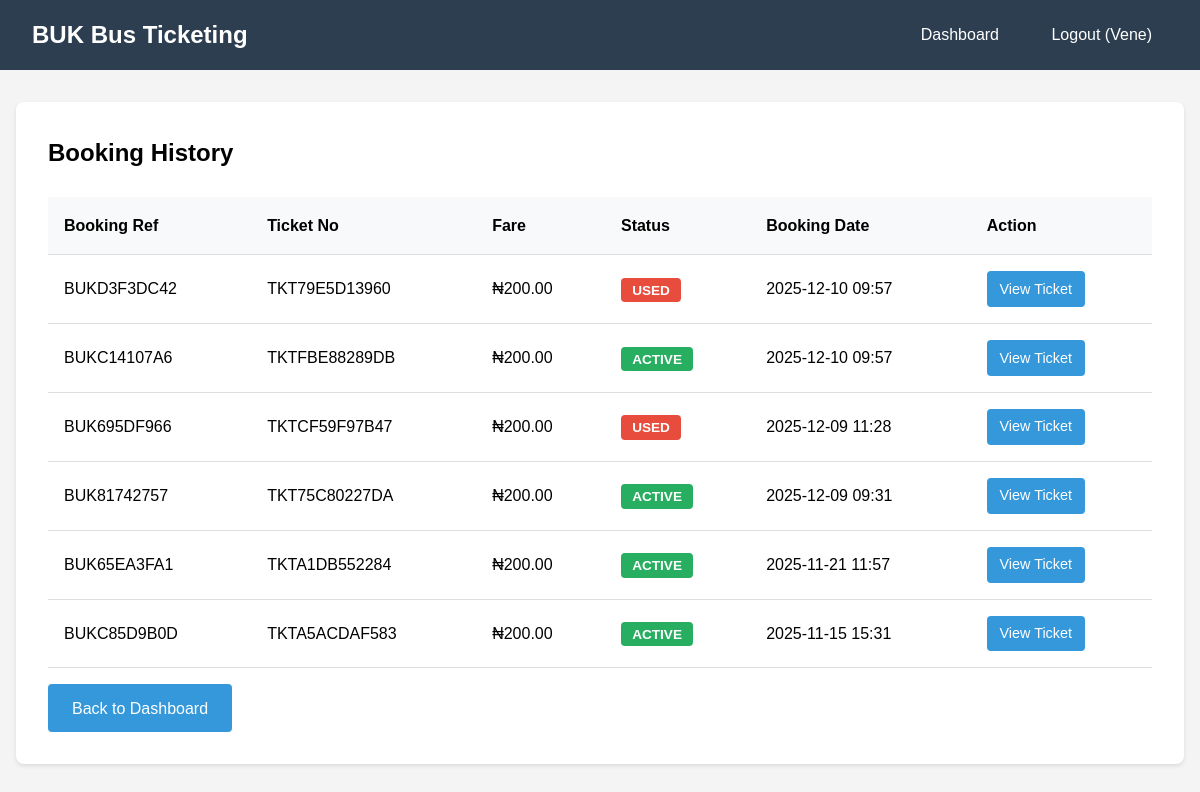
Before: /booking/history/ (signed in) with the older database file.
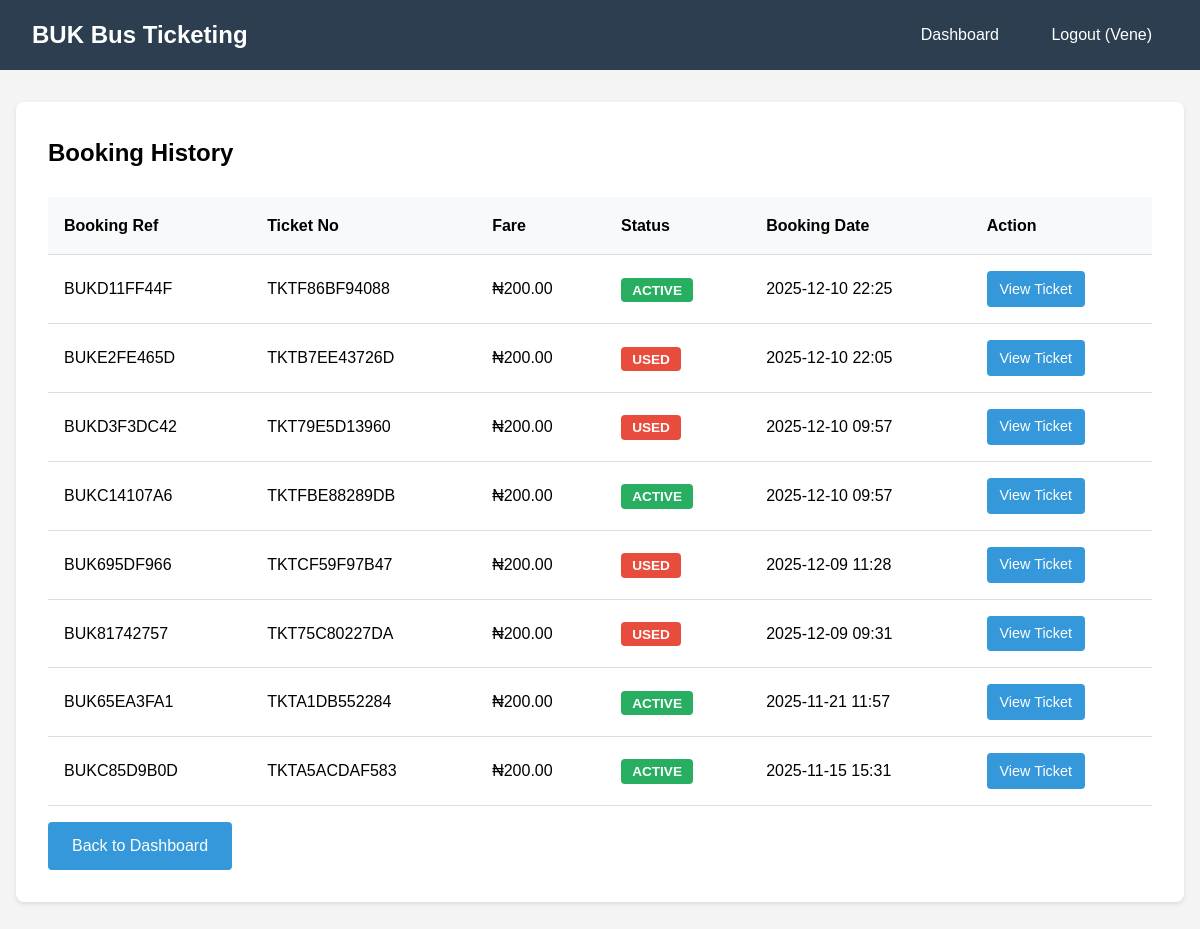
After: the same page with the newer database file.
### tickets/models.py (models this page shows, shortened)
class Booking(models.Model):
    STATUS_CHOICES = (
        ('ACTIVE', 'Active'),
        ('USED', 'Used'),
        ('EXPIRED', 'Expired'),
    )
    user = models.ForeignKey(User, on_delete=models.CASCADE, related_name='bookings')
    booking_reference = models.CharField(max_length=20, unique=True, editable=False)
    ticket_number = models.CharField(max_length=20, unique=True, editable=False)
    fare = models.DecimalField(max_digits=10, decimal_places=2, default=200.00)
    status = models.CharField(max_length=10, choices=STATUS_CHOICES, default='ACTIVE')
    qr_code = models.ImageField(upload_to='qr_codes/', blank=True)
    booking_date = models.DateTimeField(auto_now_add=True)
    used_date = models.DateTimeField(null=True, blank=True)
    class Meta:
        ordering = ['-booking_date']

### tickets/views.py (the view)
# urls.py: path('booking/history/', views.booking_history, name='booking_history'),
@login_required
def booking_history(request):
    bookings = request.user.bookings.all()
    return render(request, 'tickets/booking_history.html', {'bookings': bookings})

### tickets/templates/tickets/booking_history.html
{% extends 'tickets/base.html' %}
{% block content %}
<div class="card">
    <h2 style="margin-bottom: 1.5rem;">Booking History</h2>
    {% if bookings %}
        <table>
            <tr>
                <th>Booking Ref</th>
                <th>Ticket No</th>
                <th>Fare</th>
                <th>Status</th>
                <th>Booking Date</th>
                <th>Action</th>
            </tr>
            {% for booking in bookings %}
            <tr>
                <td>{{ booking.booking_reference }}</td>
                <td>{{ booking.ticket_number }}</td>
                <td>₦{{ booking.fare }}</td>
                <td>
                    {% if booking.status == 'ACTIVE' %}
                        <span class="badge badge-success">{{ booking.status }}</span>
                    {% else %}
                        <span class="badge badge-danger">{{ booking.status }}</span>
                    {% endif %}
                </td>
                <td>{{ booking.booking_date|date:"Y-m-d H:i" }}</td>
                <td><a href="{% url 'tickets:booking_detail' booking.id %}" class="btn" style="padding: 0.4rem 0.8rem; font-size: 0.9rem;">View Ticket</a></td>
            </tr>
            {% endfor %}
        </table>
    {% else %}
        <p>No bookings found.</p>
    {% endif %}
    <a href="{% url 'tickets:dashboard' %}" class="btn" style="margin-top: 1rem;">Back to Dashboard</a>
</div>
{% endblock %}

### tickets/templates/tickets/base.html (shortened to what this page needs)
<!DOCTYPE html>
<html lang="en">
<head>
</head>
<body>
    <nav class="navbar">
        <h1>BUK Bus Ticketing</h1>
        <div>
            {% if user.is_authenticated %}
                {% if not user.is_staff %}
                   <a href="{% url 'tickets:dashboard' %}">Dashboard</a>
                {% endif %}
                <a href="{% url 'tickets:logout' %}">Logout ({{ user.username }})</a>
            {% else %}
                <a href="{% url 'tickets:home' %}">Home</a>
                <a href="{% url 'tickets:login' %}">Login</a>
                <a href="{% url 'tickets:register' %}">Register</a>
            {% endif %}
        </div>
    </nav>
    <div class="container">
        {% block content %}{% endblock %}
    </div>
</body>
</html>

### tickets/templates/tickets/base.html (style rules this page uses)
* { margin: 0; padding: 0; box-sizing: border-box; }
body { font-family: Arial, sans-serif; background: #f4f4f4; line-height: 1.6; }
.navbar { background: #2c3e50; color: white; padding: 1rem 2rem; display: flex; justify-content: space-between; align-items: center; }
.navbar h1 { font-size: 1.5rem; }
.navbar a { color: white; text-decoration: none; margin-left: 1rem; padding: 0.5rem 1rem; border-radius: 4px; transition: background 0.3s; }
.container { max-width: 1200px; margin: 2rem auto; padding: 0 1rem; }
.card { background: white; padding: 2rem; border-radius: 8px; box-shadow: 0 2px 4px rgba(0,0,0,0.1); margin-bottom: 1rem; }
.btn { display: inline-block; padding: 0.7rem 1.5rem; background: #3498db; color: white; text-decoration: none; border-radius: 4px; border: none; cursor: pointer; transition: background 0.3s; }
table { width: 100%; border-collapse: collapse; }
table th, table td { padding: 1rem; text-align: left; border-bottom: 1px solid #ddd; }
table th { background: #f8f9fa; }
.badge { padding: 0.3rem 0.7rem; border-radius: 4px; font-size: 0.85rem; font-weight: bold; }
.badge-success { background: #27ae60; color: white; }
.badge-danger { background: #e74c3c; color: white; }

Changed rows visible on the page:
added Booking: booking_reference "BUKD11FF44F", ticket_number "TKTF86BF94088", fare "200.00", status "ACTIVE", booking_date "2025-12-10 22:25"
added Booking: booking_reference "BUKE2FE465D", ticket_number "TKTB7EE43726D", fare "200.00", status "USED", booking_date "2025-12-10 22:05"
changed Booking "BUK81742757": status "ACTIVE" → "USED"
